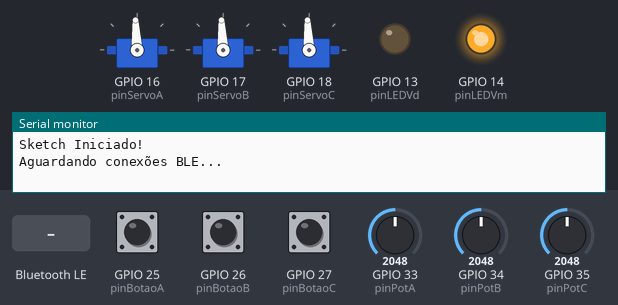
A sketch run on a simulated ESP32. Shown: 3 × servo, output pins drawn as LEDs (lit = HIGH), the last lines printed to the serial monitor. Dashed ring = blinking. Inputs (shaded band) come from the test bench; at power-on: GPIO 33 (pinPotA) = 2048, GPIO 25 (pinBotaoA) LOW, GPIO 26 (pinBotaoB) LOW, GPIO 34 (pinPotB) = 2048, GPIO 27 (pinBotaoC) LOW, GPIO 35 (pinPotC) = 2048. EEPROM starts erased; nothing arrives over Bluetooth unless stated; servo pulses on a pin are drawn as a servo (544–2400 µs = 0–180°); a phone connects over Bluetooth LE 3 s after start.

Above: at 1.2 s.
1.3 s: GPIO 33 (pinPotA) set to 960
At 2.8 s:
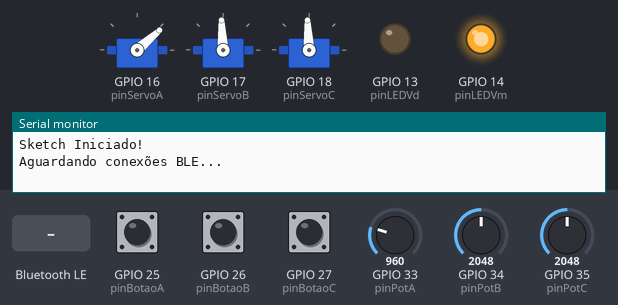
3.1 s: GPIO 25 (pinBotaoA) pulled HIGH for 0.15 s
At 3.9 s:
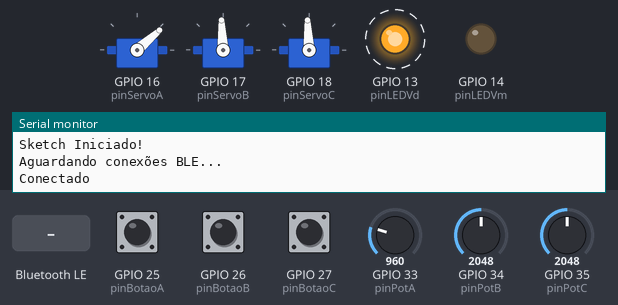
6.1 s: GPIO 26 (pinBotaoB) pulled HIGH for 0.15 s
At 6.56 s:
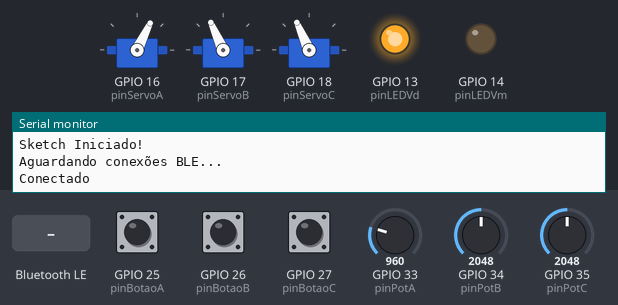
9.1 s: GPIO 25 (pinBotaoA) pulled HIGH for 1 s
At 9.27 s:
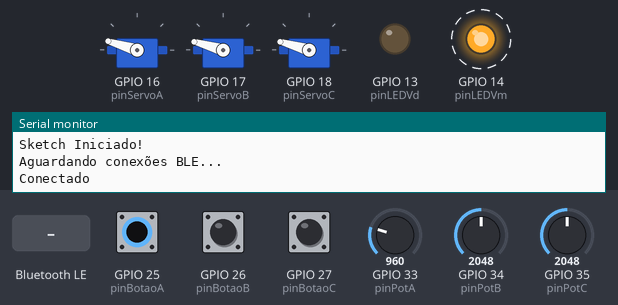
11.6 s: Bluetooth LE write "F" received
At 13.6 s:
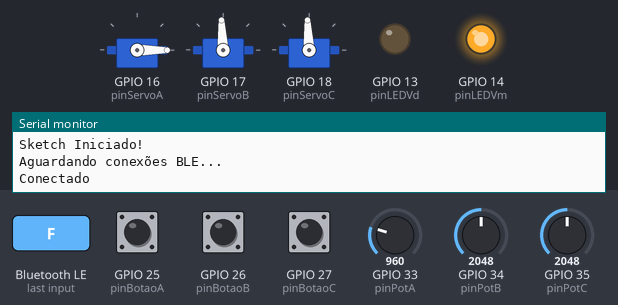
13.9 s: GPIO 34 (pinPotB) set to 2866
At 15.5 s:
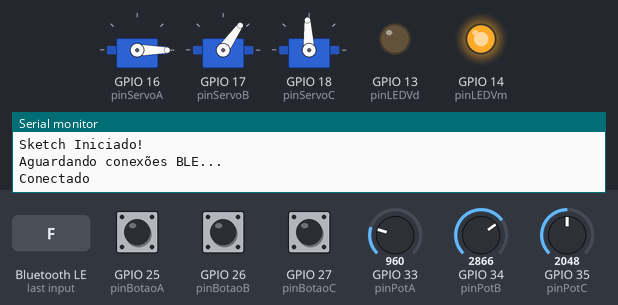
Timing chart, 0 to 16.6 s (numbered marks = the images above; inputs shaded):
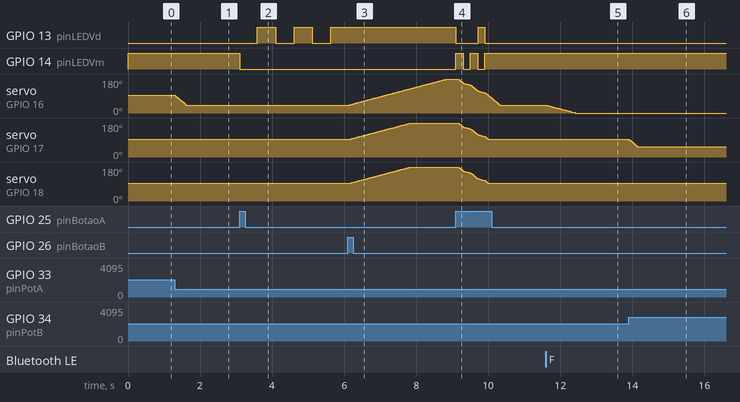

Measured:
- after the input at 1.3 s, servo on GPIO 16 (pinServoA): moves from 93° to 41° over 0.31 s, starting at once
- after the input at 3.1 s, GPIO 13 (pinLEDVd): alternates HIGH for 0.51 s and LOW for 0.51 s, starting after 0.48 s; GPIO 14 (pinLEDVm): HIGH → LOW at once
- after the input at 6.1 s, GPIO 13 (pinLEDVd): stops changing and stays HIGH; servo on GPIO 16 (pinServoA): moves from 41° to 180° over 2.7 s, starting at once; servo on GPIO 17 (pinServoB), servo on GPIO 18 (pinServoC): moves from 93° to 180° over 1.7 s, starting at once
- after the input at 9.1 s, GPIO 13 (pinLEDVd): HIGH → LOW at once, → HIGH 0.63 s later, → LOW 0.18 s later; GPIO 14 (pinLEDVm): alternates HIGH for 0.20 s and LOW for 0.20 s, 5 changes in all, then stays HIGH, starting at once
- after the input at 11.6 s, servo on GPIO 16 (pinServoA): moves from 41° to 0° over 0.80 s, starting at once
- after the input at 13.9 s, servo on GPIO 17 (pinServoB): moves from 93° to 55° over 0.23 s, starting at once

The sketch:

Q1096-Sketch-ESP32-BLE.ino
```cpp
/****************************************************************************************
  Video Q1096 - Tutorial Maker - Servo Motor

  Desenvolvido pela Fábrica de Programas - Brincando com Ideias (www.brincandocomideias.com)
  www.youtube.com/c/BrincandoComIdeias

  CUIDADOS AO USAR AS SEGUINTES PORTAS NO ESP32:
  -6 a 11: Reservados para a memória Flash SPI (Não usar)
  -34 a 39: Apenas entrada (INPUT)
  -0, 2, 12, 15: Possuem restrições no boot

  Autor Flavio Guimaraes
*****************************************************************************************/
#include "MoveServoESP32.h"
#include <EEPROM.h>
#include <BLEDevice.h>
#include <BLEServer.h>
#include <BLEUtils.h>
#include <BLE2902.h>
#include <string>

// UUIDs de 128 bits (PARA USO REAL):
#define SERVICE_UUID "0000FFE0-0000-1000-8000-00805F9B34FB"
#define CHARACTERISTIC_UUID "0000FFE1-0000-1000-8000-00805F9B34FB"

#define pinPotA 33    //Potenciometro Esquerdo
#define pinPotB 34    //Potenciometro Central
#define pinPotC 35    //Potenciometro Direito
#define pinServoA 16  //Servo da Garra
#define pinServoB 17  //Servo do Braço
#define pinServoC 18  //Servo da Base
#define pinBotaoA 25  //Botão Liga/Desliga
#define pinBotaoB 26  //Pushbutton Esquerda
#define pinBotaoC 27  //Pushbutton Direita
#define pinLEDVm 14   //Led Vermelho
#define pinLEDVd 13   //Led Verde

//Variaveis de Controle
bool estadoExec = false;  //(false=Pause    true=Play)
bool valBotaoBAnt;
unsigned long delayBotaoB;
bool valBotaoCAnt;
unsigned long delayBotaoC;
bool estadoBraco;
bool estadoBracoAnt;
bool limpaPonteiro = false;
bool ligado = true;
unsigned long delayPosicao;
bool manualA = true;
bool manualB = true;
bool manualC = true;
int valA, valPotA, valPotAAnt;
int valB, valPotB, valPotBAnt;
int valC, valPotC, valPotCAnt;
int moverA = 0;
int moverB = 0;
int moverC = 0;
unsigned long delayMoveRemoto;
unsigned long delayValPot;
#define TEMPO_POSICAO 2000    //tempo de pausa na execução entre cada posição (em milissegundos)
#define VELOCIDADE_PLAY 80    //velocidade dos movimentos em modo play (de 0 zero a 100)
#define VELOCIDADE_GRAVA 95   //velocidade dos movimentos em modo gravação (de 0 zero a 100)
#define VELOCIDADE_REMOTO 80  //velocidade dos movimentos em modo gravação remoto (de 0 zero a 100)

//Variaveis para Controle da Memória
#define QTDE_POSICOES 200  //cada posicão conta com 5 bytes na memória (podem guardar a posiçao de até 5 servomotores)
byte bufPosicao[5];
int ponteiro = 0;
int posicoesGravadas = 0;

//Objetos para os Servos no ESP32
MoveServoESP32 servoA;
MoveServoESP32 servoB;
MoveServoESP32 servoC;

bool conexaoCancelada = false;
bool oKRecebido = false;
bool estadoBotaoA;
bool estadoBotaoAAnt;
unsigned long delayEstado;
unsigned long delayEnvio;
bool enviaEstado = false;
bool byteRecebido = false;
char chrBT;
String txtBT;

// DECLARAÇÃO DA VARIÁVEL deviceConnected *ANTES* das classes
bool deviceConnected = false;

// DECLARAÇÃO DAS CLASSES DE CALLBACK ANTES DE USÁ-LAS
class MyServerCallbacks : public BLEServerCallbacks {
public:
  void onConnect(BLEServer *pServer) {
    deviceConnected = true;
    Serial.println("Conectado");
  }
  void onDisconnect(BLEServer *pServer) {
    deviceConnected = false;
    Serial.println("Desconectado");
    pServer->getAdvertising()->start();
  }
};

class MyCallbacks : public BLECharacteristicCallbacks {
public:
  void onWrite(BLECharacteristic *characteristic) {
    if (characteristic->getValue().length() > 0) {
      std::string rxValue(characteristic->getValue().c_str());
      chrBT = rxValue[0];
      byteRecebido = true;
    }
  }
};

// DECLARAÇÃO DAS VARIÁVEIS GLOBAIS FORA DE QUALQUER FUNÇÃO
BLEServer *pServer = NULL;
BLECharacteristic *pCharacteristic = NULL;  // Inicializado com NULL

void setup() {
  pinMode(pinBotaoA, INPUT);
  pinMode(pinBotaoB, INPUT);
  pinMode(pinBotaoC, INPUT);
  pinMode(pinLEDVm, OUTPUT);
  pinMode(pinLEDVd, OUTPUT);

  servoA.attach(pinServoA, VELOCIDADE_PLAY);
  servoB.attach(pinServoB, VELOCIDADE_PLAY);
  servoC.attach(pinServoC, VELOCIDADE_PLAY);

  Serial.begin(9600);
  while (!Serial) {
    ;
  }
  Serial.println("Sketch Iniciado!");

#ifdef ARDUINO_ARCH_ESP32
  if (!EEPROM.begin(512)) {
    Serial.println("Erro ao iniciar EEPROM");
    Serial.println("Reiniciando...");
    delay(1000);
    ESP.restart();
  }
#endif

  //Limpa a EEPROM (executar apenas uma vez. Depois, comentar e carregar)
  //EEPROM.put((QTDE_POSICOES + 1) * 5, 0);

  //Lê quantas posições foram gravadas na EEPROM
  EEPROM.get((QTDE_POSICOES + 1) * 5, posicoesGravadas);

  BLEDevice::init("ESP32-BLE");
  pServer = BLEDevice::createServer();
  pServer->setCallbacks(new MyServerCallbacks());
  BLEService *pService = pServer->createService(SERVICE_UUID);

  uint32_t properties = BLECharacteristic::PROPERTY_NOTIFY | BLECharacteristic::PROPERTY_READ | BLECharacteristic::PROPERTY_WRITE | BLECharacteristic::PROPERTY_WRITE_NR;

  pCharacteristic = pService->createCharacteristic(CHARACTERISTIC_UUID, properties);
  pCharacteristic->addDescriptor(new BLE2902());
  pCharacteristic->setCallbacks(new MyCallbacks());

  pService->start();
  pServer->getAdvertising()->start();
  Serial.println("Aguardando conexões BLE...");
}

void loop() {
  servoA.ServoLoop();
  servoB.ServoLoop();
  servoC.ServoLoop();

  //Controle do Envio do Estado Atual
  if (enviaEstado) {
    if ((millis() - delayEnvio) > 1000) {
      char byteEnviar;

      //Estado
      if (estadoBraco) {
        byteEnviar = 'X';
      } else {
        byteEnviar = 'x';
      }

      //Serial.print("Enviando estado atual: ");
      //Serial.write(byteEnviar);

      pCharacteristic->setValue((uint8_t *)&byteEnviar, 1);
      pCharacteristic->notify();

      enviaEstado = false;
    }
  }

  //CONTROLE DO BLUETOOTH
  if (byteRecebido) {
    byteRecebido = false;

    txtBT += chrBT;

    //Solicitação do App pelo estado atual
    if (txtBT.charAt(0) == '*') {
      enviaEstado = true;
      delayEnvio = millis();
    }

    if (txtBT.charAt(0) == 'F') {
      //Serial.println("Botao Fecha a Garra Apertado.");
      manualA = false;
      moverA = -1;
    }

    if (txtBT.charAt(0) == 'f') {
      //Serial.println("Botao Fecha a Garra Solto.");
      moverA = 0;
    }

    if (txtBT.charAt(0) == 'A') {
      //Serial.println("Botao Abre a Garra Apertado.");
      manualA = false;
      moverA = 1;
    }

    if (txtBT.charAt(0) == 'a') {
      //Serial.println("Botao Abre a Garra Solto.");
      moverA = 0;
    }

    if (txtBT.charAt(0) == 'D') {
      //Serial.println("Botao Desce o Braco Apertado.");
      manualB = false;
      moverB = 1;
    }

    if (txtBT.charAt(0) == 'd') {
      //Serial.println("Botao Desce o Braco Solto.");
      moverB = 0;
    }

    if (txtBT.charAt(0) == 'S') {
      //Serial.println("Botao Sobe o Braco Apertado.");
      manualB = false;
      moverB = -1;
    }

    if (txtBT.charAt(0) == 's') {
      //Serial.println("Botao Sobe o Braco Solto.");
      moverB = 0;
    }

    if (txtBT.charAt(0) == 'G') {
      //Serial.println("Botao Gira Sentido Anti-horário Apertado.");
      manualC = false;
      moverC = 1;
    }

    if (txtBT.charAt(0) == 'g') {
      //Serial.println("Botao Gira Sentido Anti-horário Braco Solto.");
      moverC = 0;
    }

    if (txtBT.charAt(0) == 'H') {
      //Serial.println("Botao Gira Sentido Horário Apertado.");
      manualC = false;
      moverC = -1;
    }

    if (txtBT.charAt(0) == 'h') {
      //Serial.println("Botao Gira Sentido Horário Braco Solto.");
      moverC = 0;
    }

    if (txtBT.charAt(0) == 'P') {
      //Serial.println("Botao Play Apertado.");
      estadoExec = true;
    }

    if (txtBT.charAt(0) == 'p') {
      //Serial.println("Botao Play Solto.");
    }

    if (txtBT.charAt(0) == 'U') {
      //Serial.println("Botao Pause Apertado.");
      estadoExec = false;
    }

    if (txtBT.charAt(0) == 'u') {
      //Serial.println("Botao Pause Solto.");
    }

    if (txtBT.charAt(0) == 'N') {
      //Serial.println("Botao Next Apertado.");
      moveNext();
    }

    if (txtBT.charAt(0) == 'n') {
      //Serial.println("Botao Next Solto.");
    }

    if (txtBT.charAt(0) == 'X') {
      //Serial.println("Botao Ligado.");
      estadoBraco = true;
    }

    if (txtBT.charAt(0) == 'x') {
      //Serial.println("Botao Desligado.");
      estadoBraco = false;
    }

    if (txtBT.charAt(0) == 'R') {
      //Serial.println("Botao Record Apertado.");
      gravaPos();
    }

    if (txtBT.charAt(0) == 'r') {
      //Serial.println("Botao Record Solto.");
    }

    txtBT = "";
  }


  //Controle do estado de execução
  if ((millis() - delayEstado) > 200) {
    if (digitalRead(pinBotaoA)) {
      estadoBotaoA = !estadoBotaoA;
    }
    if (estadoBotaoA != estadoBotaoAAnt) {
      delayEstado = millis();
      estadoBraco = estadoBotaoA;

      char byteEnviar;

      //Estado
      if (estadoBraco) {
        byteEnviar = 'X';
      } else {
        byteEnviar = 'x';
      }

      pCharacteristic->setValue((uint8_t *)&byteEnviar, 1);
      pCharacteristic->notify();
    }
    estadoBotaoAAnt = estadoBotaoA;
  }

  if (estadoBraco) {
    digitalWrite(pinLEDVm, false);
    servoA.velocidade(VELOCIDADE_PLAY);
    servoB.velocidade(VELOCIDADE_PLAY);
    servoC.velocidade(VELOCIDADE_PLAY);
  } else {
    digitalWrite(pinLEDVm, ligado);
    digitalWrite(pinLEDVd, false);
    servoA.velocidade(VELOCIDADE_GRAVA);
    servoB.velocidade(VELOCIDADE_GRAVA);
    servoC.velocidade(VELOCIDADE_GRAVA);
    estadoExec = false;

    if (ligado) {
      int val = analogRead(pinPotA);        // leitura do potenciometro
      valPotA = map(val, 0, 4095, 0, 180);  // converte o valor de faixa 0-4095 para a feixa dos angulos 0-180

      val = analogRead(pinPotB);
      valPotB = map(val, 0, 4095, 180, 0);

      val = analogRead(pinPotC);
      valPotC = map(val, 0, 4095, 180, 0);

      if (!manualA) {
        if (abs(valPotA - valPotAAnt) >= 8) manualA = true;
      }
      if (!manualB) {
        if (abs(valPotB - valPotBAnt) >= 8) manualB = true;
      }
      if (!manualC) {
        if (abs(valPotC - valPotCAnt) >= 8) manualC = true;
      }

      if ((millis() - delayValPot) > 100) {
        delayValPot = millis();
        valPotAAnt = valPotA;
        valPotBAnt = valPotB;
        valPotCAnt = valPotC;
      }

      if (manualA) {
        valA = valPotA;
      } else {
        //controle do movimento remoto
        if ((millis() - delayMoveRemoto) > (100 - VELOCIDADE_REMOTO)) {
          valA = constrain(valA + moverA, 0, 180);
        }
      }

      if (manualB) {
        valB = valPotB;
      } else {
        //controle do movimento remoto
        if ((millis() - delayMoveRemoto) > (100 - VELOCIDADE_REMOTO)) {
          valB = constrain(valB + moverB, 0, 180);
        }
      }

      if (manualC) {
        valC = valPotC;
      } else {
        //controle do movimento remoto
        if ((millis() - delayMoveRemoto) > (100 - VELOCIDADE_REMOTO)) {
          valC = constrain(valC + moverC, 0, 180);
        }
      }

      if ((millis() - delayMoveRemoto) > (100 - VELOCIDADE_REMOTO)) {
        delayMoveRemoto = millis();
      }

      servoA.move(valA);
      servoB.move(valB);
      servoC.move(valC);
    }
  }

  //Execução em Play
  if (estadoBraco && estadoExec) {
    if (estadoBraco) {
      digitalWrite(pinLEDVd, ligado);

      //Executa movimentos
      if ((millis() - delayPosicao) > TEMPO_POSICAO) {
        delayPosicao = millis();

        EEPROM.get(ponteiro * 5, bufPosicao);
        servoA.move(bufPosicao[0]);
        servoB.move(bufPosicao[1]);
        servoC.move(bufPosicao[2]);
        ponteiro++;

        if (ponteiro >= posicoesGravadas) {
          ponteiro = 0;
        }
      }
    } else {
      digitalWrite(pinLEDVd, LOW);
    }
  }

  //Execução em Pause
  if (estadoBraco && !estadoExec && ligado) {
    digitalWrite(pinLEDVd, bitRead(millis(), 9));
  }

  if (!estadoBraco && estadoBracoAnt) {
    limpaPonteiro = true;
  }

  if (estadoBraco && !estadoBracoAnt) {
    ponteiro = 0;
  }

  //Controle do BotaoB
  bool valBotaoB = digitalRead(pinBotaoB);
  if (valBotaoB && !valBotaoBAnt) {
    if ((millis() - delayBotaoB) > 200) {
      delayBotaoB = millis();

      if (estadoBraco) {  //Em Execução (Play ou Pause)
        estadoExec = !estadoExec;

      } else {  //Em Gravação
        gravaPos();
      }
    }
  }
  estadoBracoAnt = estadoBraco;
  valBotaoBAnt = valBotaoB;

  //Controle do BotaoC
  bool valBotaoC = digitalRead(pinBotaoC);
  if (valBotaoC && !valBotaoCAnt) {
    if ((millis() - delayBotaoC) > 200) {
      delayBotaoC = millis();

      if (estadoBraco && !estadoExec && ligado) {  //Em Execução (Play)
        moveNext();
      }
    }
  }
  valBotaoCAnt = valBotaoC;

  //Coloca o braço em posição para desligar
  if (estadoBraco) {
    if (digitalRead(pinBotaoB) && digitalRead(pinBotaoC)) {
      servoA.park();
      servoB.park();
      servoC.park();
      digitalWrite(pinLEDVm, LOW);
      digitalWrite(pinLEDVd, LOW);
      ligado = false;
    }
  }

  //Dados digitados no monitor serial, repassados para o bluetooth
  if (deviceConnected) {
    if (Serial.available() > 0) {
      size_t len = Serial.available();
      uint8_t sbuf[len];
      Serial.readBytes(sbuf, len);
      pCharacteristic->setValue(sbuf, len);
      pCharacteristic->notify();
      Serial.print("Dados enviados para o celular: ");
      Serial.write(sbuf, len);
      Serial.println();
    }
  }
  delay(1);
}

void moveNext() {
  EEPROM.get(ponteiro * 5, bufPosicao);
  servoA.move(bufPosicao[0]);
  servoB.move(bufPosicao[1]);
  servoC.move(bufPosicao[2]);
  ponteiro++;

  if (ponteiro >= posicoesGravadas) {
    ponteiro = 0;
  }
}

void gravaPos() {
  if (limpaPonteiro) {  //Se mudou para gravação, precisa zerar o ponteiro
    limpaPonteiro = false;
    posicoesGravadas = 0;
    ponteiro = 0;
  }

  if (posicoesGravadas < QTDE_POSICOES) {
    digitalWrite(pinLEDVm, false);
    delay(200);

    //Grava Posição
    bufPosicao[0] = servoA.getAngulo();
    bufPosicao[1] = servoB.getAngulo();
    bufPosicao[2] = servoC.getAngulo();
    EEPROM.put(ponteiro * 5, bufPosicao);

    ponteiro++;
    posicoesGravadas = ponteiro;
    EEPROM.put((QTDE_POSICOES + 1) * 5, posicoesGravadas);
  }
}
```

MoveServoESP32.h
```cpp
//Classe para Controlar Servo e Permitir Movimentos com Velocidade Configurável
class MoveServoESP32 {
private:
  int angulo;               // Propriedade privada para armazenar o ângulo desejado
  int anguloAtual;          // Propriedade privada para armazenar o ângulo atual
  int valVeloc;             // Propriedade privada para armazenar a velocidade dos movimentos (0= 1000ms de pausa entre angulos, 100= 0ms de pausa)
  int pausaEntreMov;        // Propriedade privada para armazenar a pausa entre os angulos (em milissegundos)
  unsigned long delayMove;  //Propriedade privada para armazenar o ultimo momento que o movimento foi executado
  bool parked;
  int freq = 50;        // Frequência PWM para servos (50 Hz)
  int resolution = 16;  // Resolução de 16 bits
  int pino;

public:
  // Construtor padrão
  MoveServoESP32() {
    angulo = 90;
    anguloAtual = 90;
    parked = false;
  }

  bool attach(int pin, int veloc = 100) {
    pino = pin;
    bool valRet = ledcAttach(pin, freq, resolution);
    write(90);
    velocidade(veloc);
    return valRet;
  }

  void write(int value) {
    ledcWrite(pino, map(value, 0, 180, 1638, 8192));
    angulo = constrain(value, 0, 180);
  }

  // Método para registrar o angulo de destino (de 0 (zero) até 180)
  void move(int novoAngulo) {
    if (!parked) {
      angulo = constrain(novoAngulo, 0, 180);
    }
  }

  // Método para registrar a velocidade dos movimentos (de 0 (zero) até 100)
  void velocidade(int setVelocidade) {
    valVeloc = constrain(setVelocidade, 0, 100);
    pausaEntreMov = map(valVeloc, 0, 100, 100, 0);
  }

  void park() {
    angulo = 90;
    parked = true;
  }

  // Getter para o ângulo atual
  int getAnguloAtual() {
    return anguloAtual;
  }

  // Getter para o ângulo destino
  int getAngulo() {
    return angulo;
  }

  // Método para ser chamado dentro do loop ou por um timer (responsável por executar os movimentos)
  void ServoLoop() {
    if ((millis() - delayMove) > pausaEntreMov) {
      delayMove = millis();
      if (angulo < anguloAtual) {
        anguloAtual--;
        ledcWrite(pino, map(anguloAtual, 0, 180, 1638, 8192));
      }

      if (angulo > anguloAtual) {
        anguloAtual++;
        ledcWrite(pino, map(anguloAtual, 0, 180, 1638, 8192));
      }
    }
  }
};
```
